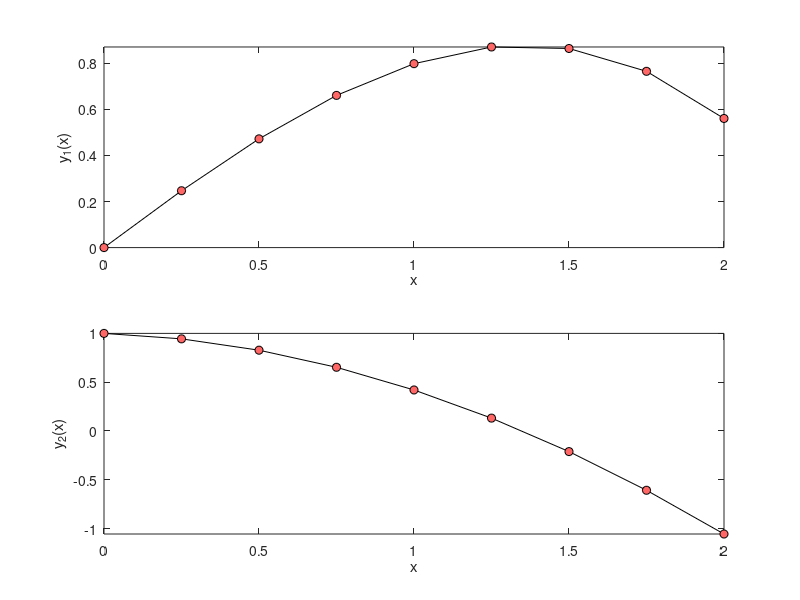

Source code (MATLAB):
% Code 6-1c | Modified Euler's Explicit Method
clc; clear; close all
f = @(x,Y) [Y(2); -0.1*Y(2)-x];           %ODE
Y = [0 1];                                %initial values
S = [0 2];                                %response span
h = 0.25;                                 %domain increment
%Metod__________________________________________________________________
x = S(1);
Y = Y(:);
i = 1;
xx = x; YY = Y;
while x < S(2)
    i = i+1;
    dY = f(x,Y);
    x = x+h;
    Y = Y+(dY+f(x,Y+dY*h))/2*h;
    xx(i) = x; YY(:,i) = Y;
end
%Illustration___________________________________________________________
m = numel(Y);
div = ['---------' repmat('------------',[1,m]),'\n'];
fprintf('        x'); fprintf('       y%d(x)',1:m);    fprintf(['\n',div]);
fprintf(['%9.3g',repmat('%12.5g',[1,m]),'\n'],[xx;YY]);fprintf(div);
for i = 1:m
    subplot(m,1,i)
    plot(xx,YY(i,:),'linestyle','-','Color','k',...
        'Marker','o','MarkerFaceColor',[1 0.4 0.4],...
        'displayname','f^0(x)'); hold on
    xlabel('x'); ylabel(['y_' num2str(i) '(x)']); axis tight;
end
